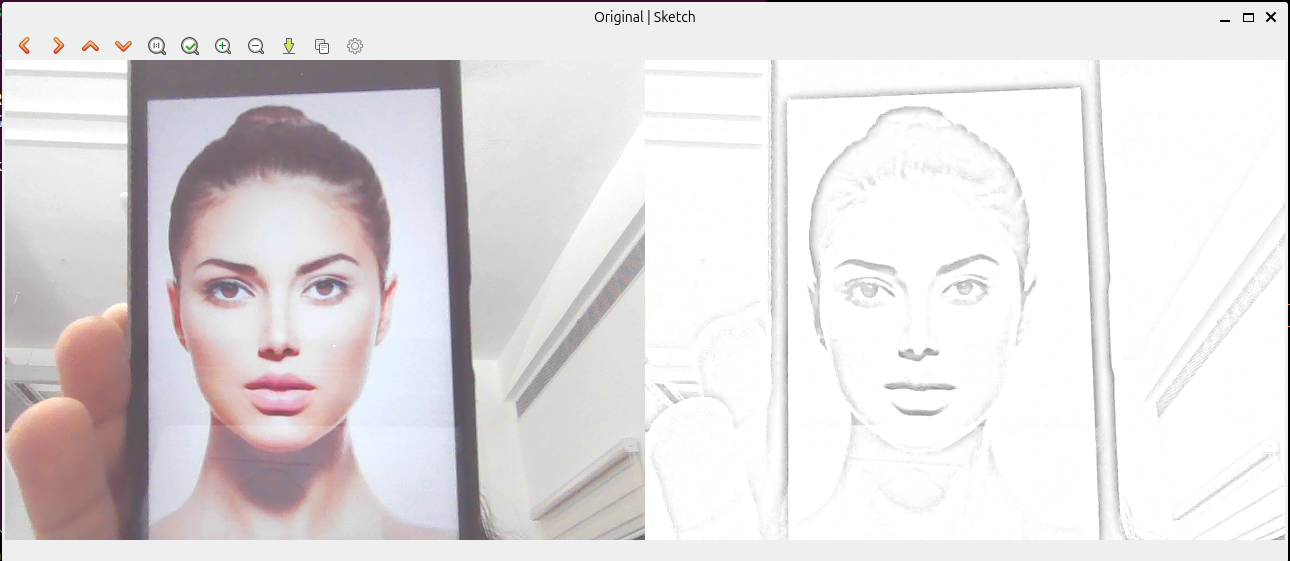
#> input picture livesketch.png, 1290 x 561 px, given in place of the camera
$ python livesketch.py
#> lines starting #> are read from the running program, lines starting #| are printed output that depends on the picture
import cv2
import numpy as np

cap = cv2.VideoCapture(0)

def dodge(x, y):
    return cv2.divide(x, 255 - y, scale=256)

while True:
    success, img = cap.read()
#> img is the input picture: shape (561, 1290, 3); mean B, G, R 222.8, 221.2, 225.3
    if not success:
        break


    # Sketch Processing

    imgGray = cv2.cvtColor(img, cv2.COLOR_BGR2GRAY)
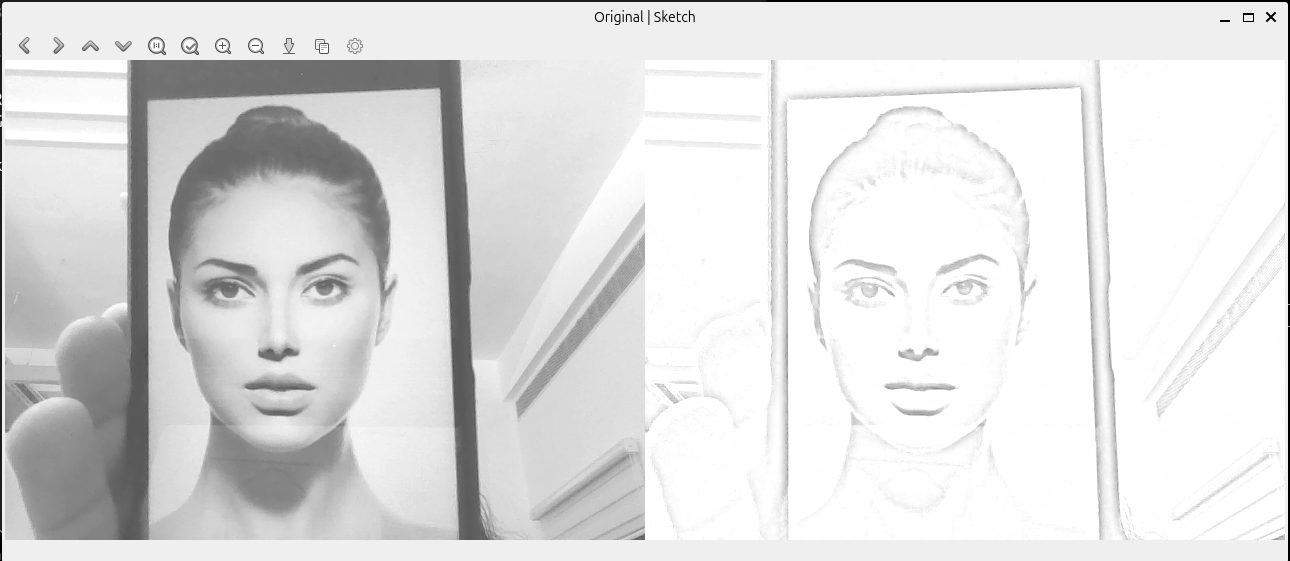
#> imgGray: shape (561, 1290); min 0, max 255, mean 222.6
    imgGrayInv = 255 - imgGray
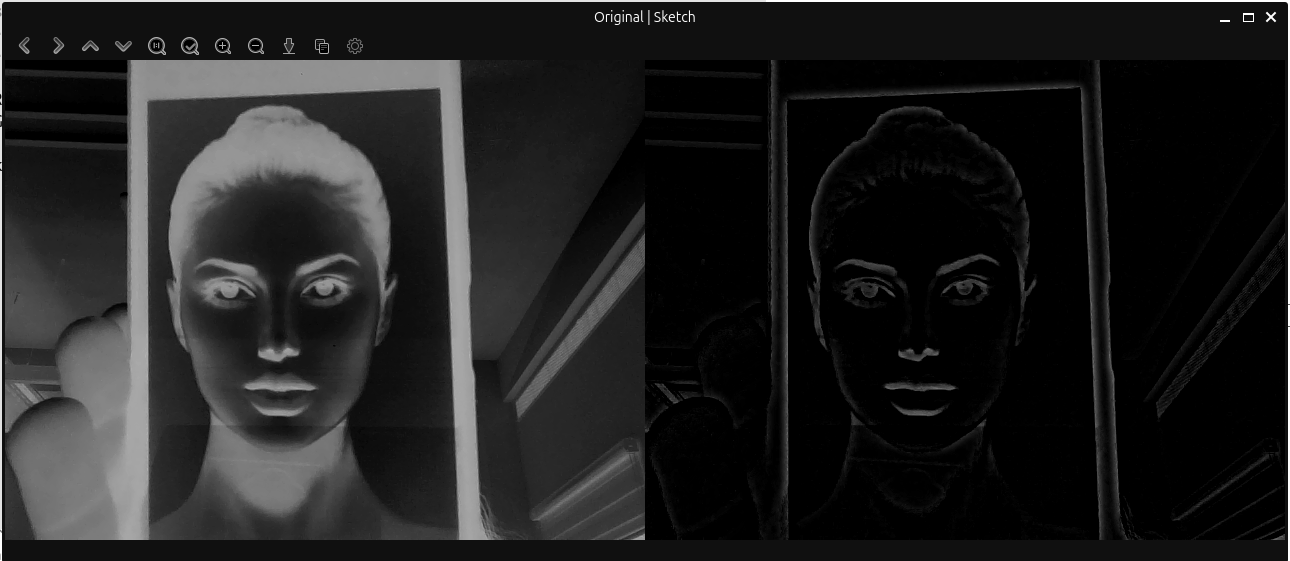
#> imgGrayInv: shape (561, 1290); min 0, max 255, mean 32.4
    imgBlur = cv2.GaussianBlur(imgGrayInv, (21, 21), sigmaX=5, sigmaY=0)
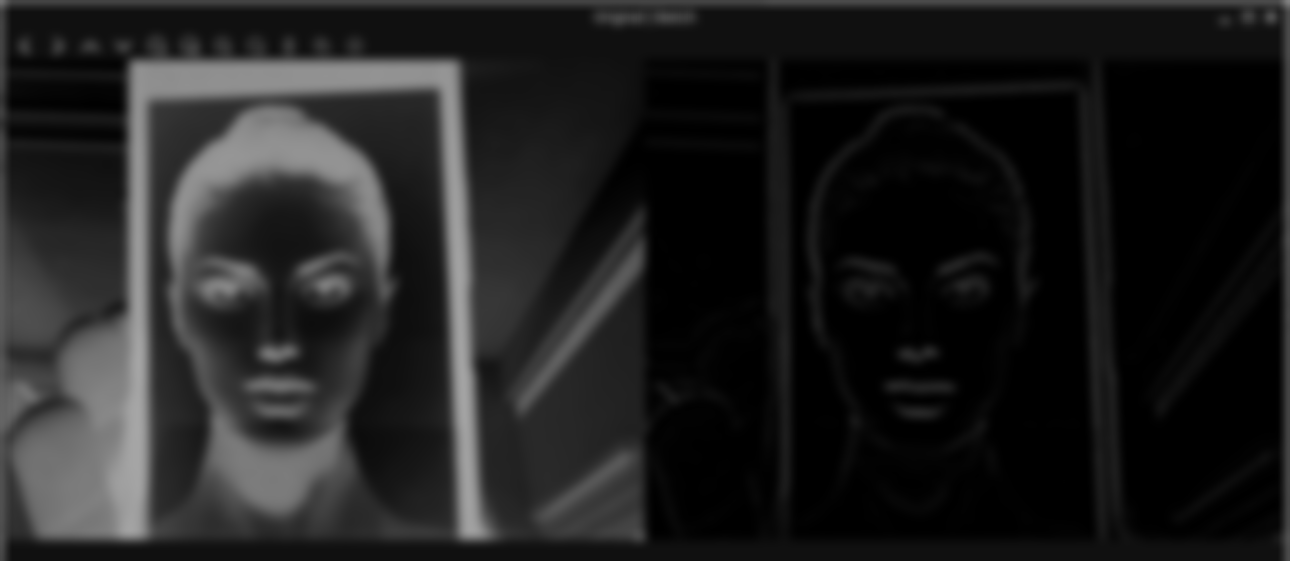
#> imgBlur: shape (561, 1290); min 0, max 166, mean 32.1
    finalImg = dodge(imgGray, imgBlur)
#> in dodge, `return cv2.divide(x, 255 - y, scale=256)`:
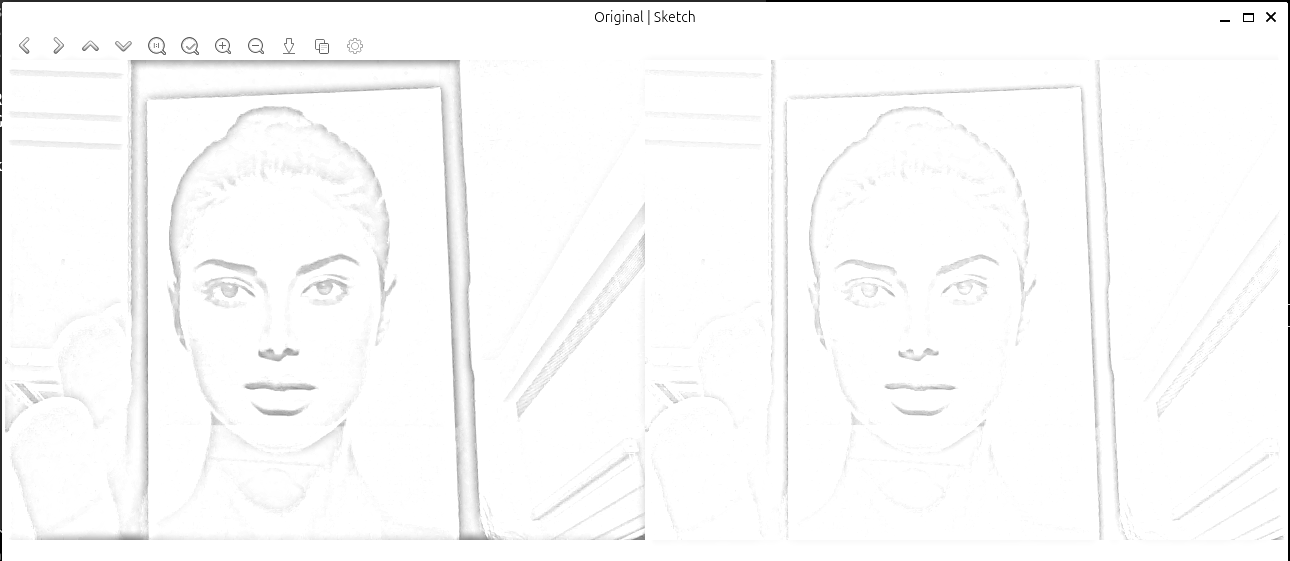
#> returned value: shape (561, 1290); min 0, max 255, mean 250.2

    # Convert sketch to 3-channel to stack with original
    finalImgColor = cv2.cvtColor(finalImg, cv2.COLOR_GRAY2BGR)

    # Resize if needed
    finalImgColor = cv2.resize(finalImgColor, (img.shape[1], img.shape[0]))

    # Combine Original + Sketch

    combined = np.hstack((img, finalImgColor))
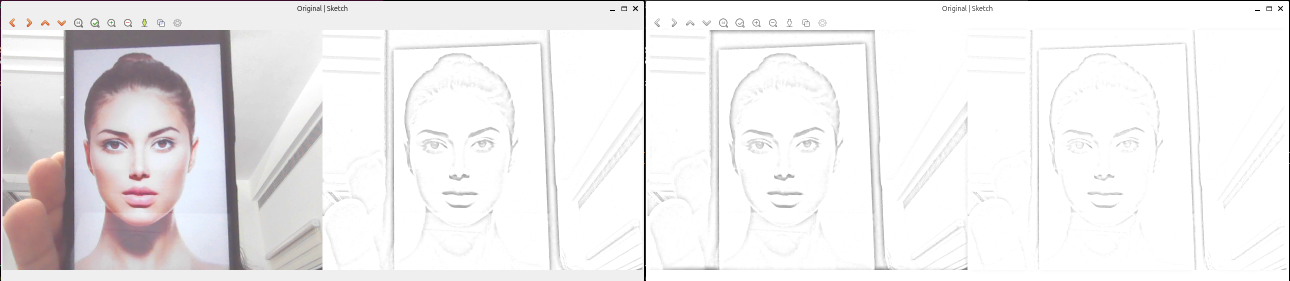
#> combined: shape (561, 2580, 3) (shown at 1/2 size); mean B, G, R 236.5, 235.7, 237.7

    cv2.imshow("Original | Sketch", combined)

    if cv2.waitKey(1) & 0xFF == ord('q'):
#> (key q is pressed here)
        break

cap.release()
cv2.destroyAllWindows()
